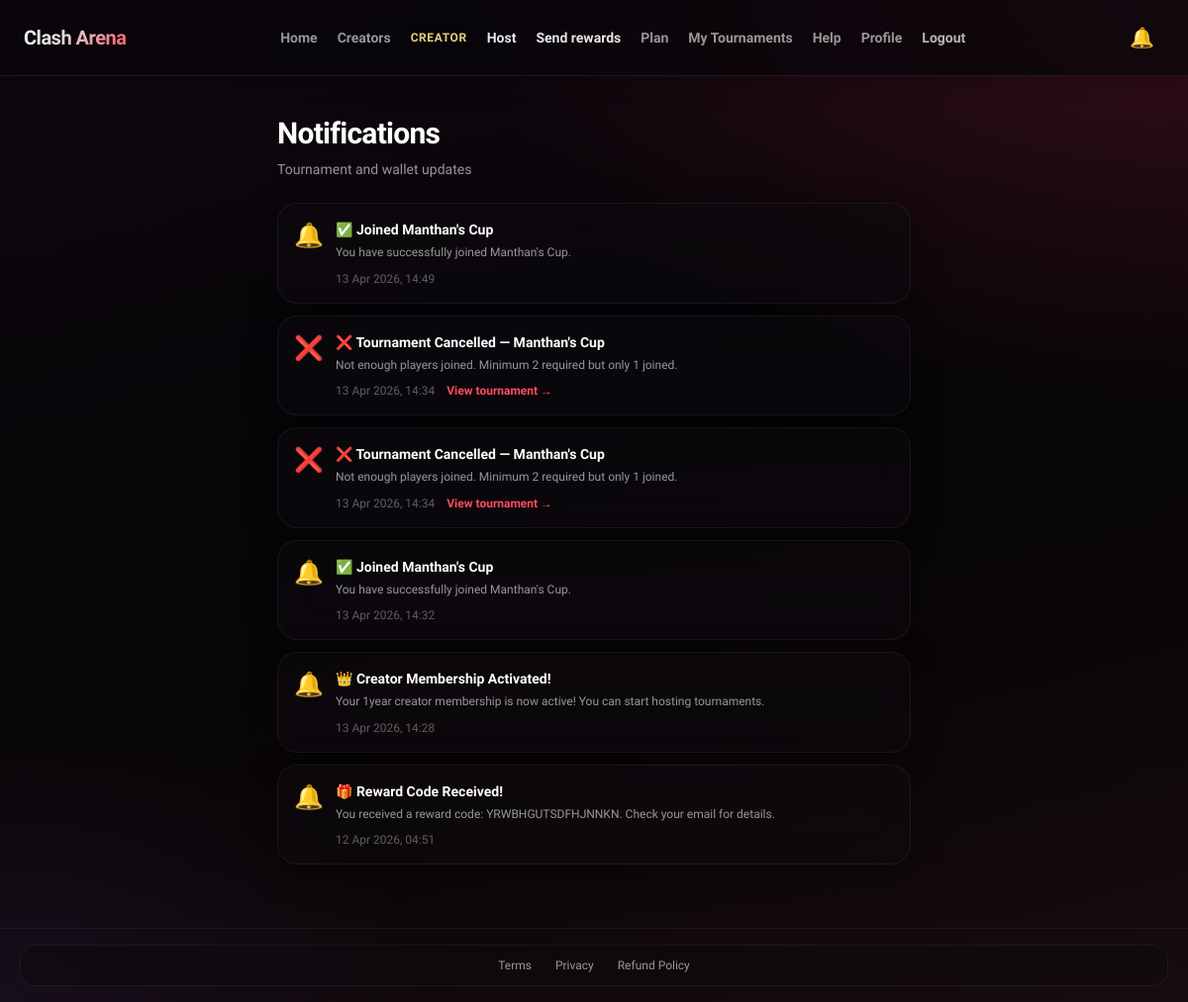
Before: /notifications/ (signed in) with the older database file.
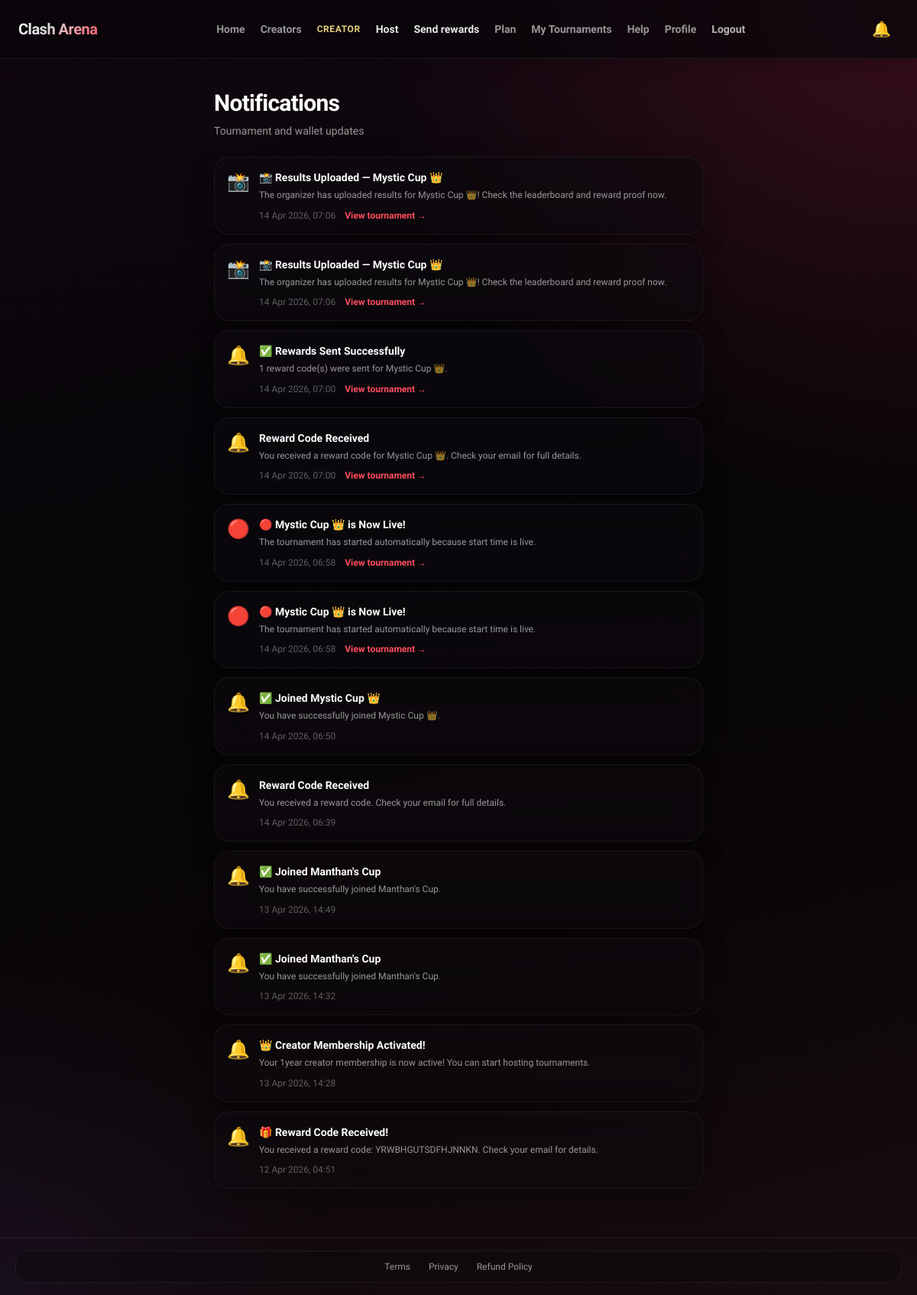
After: the same page with the newer database file.
### core/models.py (models this page shows, shortened)
class Notification(models.Model):
    TYPE_CHOICES = [
        ('tournament_start', 'Tournament Started'),
        ('tournament_end', 'Tournament Ended'),
        ('tournament_cancel', 'Tournament Cancelled'),
        ('result_uploaded', 'Result Uploaded'),
        ('wallet_credit', 'Wallet Credit'),
        ('general', 'General'),
    ]
    user = models.ForeignKey(User, on_delete=models.CASCADE, related_name='notifications')
    notification_type = models.CharField(max_length=30, choices=TYPE_CHOICES, default='general')
    title = models.CharField(max_length=200)
    message = models.TextField()
    tournament = models.ForeignKey(Tournament, on_delete=models.CASCADE, null=True, blank=True)
    is_read = models.BooleanField(default=False)
    created_at = models.DateTimeField(auto_now_add=True)

### core/views.py (the view)
# urls.py: path('notifications/', notifications_view, name='notifications'),
@login_required
def notifications_view(request):
    notifications = Notification.objects.filter(
        user=request.user
    ).order_by('-created_at')[:50]
    Notification.objects.filter(user=request.user, is_read=False).update(is_read=True)
    return render(request, 'notifications.html', {
        'notifications': notifications
    })

### core/context_processors.py (called while the page is built)
def unread_notifications(request):
    if request.user.is_authenticated:
        count = Notification.objects.filter(
            user=request.user, is_read=False
        ).count()
        return {'unread_count': count}
    return {'unread_count': 0}

### templates/notifications.html (shortened to what this page needs)
{% extends "base.html" %}
{% block content %}
<div class="max-w-2xl mx-auto px-3 sm:px-4 py-6 sm:py-10">
    <h1 class="text-2xl sm:text-3xl font-extrabold text-white mb-2 tracking-tight">Notifications</h1>
    <p class="ca-muted text-sm mb-6">Tournament and wallet updates</p>
    <div class="space-y-3">
        {% for n in notifications %}
        <div class="ca-glass p-4 relative overflow-hidden transition border {% if not n.is_read %}border-ca-accent/35 shadow-[0_0_24px_rgba(255,77,94,0.12)]{% else %}border-white/[0.06]{% endif %}">
            <div class="flex items-start gap-3 pr-4">
                <div class="text-2xl flex-shrink-0">
                    {% if n.notification_type == 'tournament_start' %}🔴
                    {% elif n.notification_type == 'tournament_end' %}🏆
                    {% elif n.notification_type == 'tournament_cancel' %}❌
                    {% elif n.notification_type == 'result_uploaded' %}📸
                    {% elif n.notification_type == 'wallet_credit' %}💰
                    {% else %}🔔
                    {% endif %}
                </div>
                <div class="flex-1 min-w-0">
                    <p class="text-white font-bold text-sm">{{ n.title }}</p>
                    <p class="ca-muted text-xs mt-1 leading-relaxed">{{ n.message }}</p>
                    <div class="flex flex-wrap items-center gap-3 mt-2">
                        <p class="text-white/35 text-xs">{{ n.created_at|date:"d M Y, H:i" }}</p>
                        {% if n.tournament %}
                        <a href="/tournament/{{ n.tournament.id }}/"
                           class="text-ca-accent text-xs font-semibold hover:text-white transition">
                            View tournament →
                        </a>
                        {% endif %}
                    </div>
                </div>
            </div>
        </div>
        {% empty %}
        <div class="ca-glass px-5 py-10 text-center">
            <p class="ca-muted text-sm">No notifications yet.</p>
        </div>
        {% endfor %}
    </div>
</div>
{% endblock %}

### templates/base.html (shortened to what this page needs)
<!DOCTYPE html>
<html lang="en">
<head>
    <script src="https://cdn.tailwindcss.com"></script>
</head>
<body class="text-white overflow-x-hidden antialiased">
    <nav class="ca-nav flex flex-wrap justify-between items-center gap-2 px-4 sm:px-6 py-3 sm:py-3.5 relative z-40">
        <a href="/" class="text-lg sm:text-xl font-extrabold ca-logo tracking-tight shrink-0 py-1">Clash Arena</a>
        <div class="hidden md:flex flex-wrap gap-x-5 gap-y-2 text-sm font-semibold items-center">
            <a href="/" class="ca-muted hover:text-white transition">Home</a>
            <a href="/creators/" class="ca-muted hover:text-white transition">Creators</a>
            {% if user.is_authenticated %}
                {% if user.profile.is_admin %}
                    <span class="text-ca-accent font-bold text-xs uppercase tracking-wider">Admin</span>
                    <a href="/create-tournament/" class="text-white/90 hover:text-ca-accent transition">Host</a>
                    <a href="/creator-admin/" class="text-white/90 hover:text-ca-accent transition">Panel</a>
                {% elif user.profile.is_creator %}
                    <span class="text-amber-200/90 font-semibold text-xs uppercase tracking-wider">Creator</span>
                    <a href="/create-tournament/" class="text-white/90 hover:text-ca-accent transition">Host</a>
                    <a href="/creator/rewards/" class="text-white/90 hover:text-ca-accent transition">Send rewards</a>
                    <a href="/subscription/" class="ca-muted hover:text-white transition">Plan</a>
                {% else %}
                    <a href="/subscription/" class="ca-muted hover:text-ca-accent transition">Become Creator</a>
                {% endif %}
                <a href="/my-tournaments/" class="ca-muted hover:text-white transition">My Tournaments</a>
                <a href="/help/" class="ca-muted hover:text-white transition">Help</a>
                <a href="/profile/" class="ca-muted hover:text-white transition">Profile</a>
                <a href="/logout/" class="text-white/70 hover:text-ca-accent transition">Logout</a>
            {% else %}
                <a href="/login/" class="ca-muted hover:text-white transition">Login</a>
                <a href="/register/" class="text-white/90 hover:text-ca-accent transition">Register</a>
            {% endif %}
        </div>
        <div class="flex items-center gap-1 sm:gap-2 shrink-0">
            {% if user.is_authenticated %}
            <a href="/notifications/" class="relative p-2.5 min-w-[2.75rem] min-h-[2.75rem] flex items-center justify-center rounded-full hover:bg-white/5 transition" aria-label="Notifications">
                <span class="text-xl {% if unread_count > 0 %}bell-shake{% endif %}">🔔</span>
            </a>
            {% endif %}
        </div>
    </nav>
    <main class="max-w-7xl mx-auto px-4 sm:px-5 pb-6">
        {% block content %}{% endblock %}
    </main>
    <footer class="max-w-7xl mx-auto px-4 sm:px-5 py-4 border-t border-white/[0.06]">
        <div class="ca-glass-sm px-4 py-3 flex flex-wrap items-center justify-center gap-x-6 gap-y-2 text-xs font-medium ca-muted">
            <a href="/terms/" class="hover:text-white transition">Terms</a>
            <a href="/privacy/" class="hover:text-white transition">Privacy</a>
            <a href="/refund-policy/" class="hover:text-white transition">Refund Policy</a>
        </div>
    </footer>
</body>
</html>

### templates/base.html (style rules this page uses)
:root { --ca-accent: #ff4d5e; --ca-accent-hover: #ff6b7a; --ca-glass: rgba(14, 11, 16, 0.62); --ca-glass-border: rgba(255, 255, 255, 0.08); --ca-text-muted: rgba(255, 255, 255, 0.58); }
html { height: 100%; -webkit-tap-highlight-color: transparent; background-color: #060508; }
html, body { overflow-x: hidden; max-width: 100vw; scrollbar-width: none; -ms-overflow-style: none; }
body { min-height: 100%; height: 100%; font-family: 'Plus Jakarta Sans', system-ui, sans-serif; color: #f4f4f5; background-color: var(--ca-deep, #060508); background-image: radial-gradient(ellipse 120% 80% at 100% 0%, rgba(90, 20, 40, 0.55) 0%, transparent 50%), radial-gradient(ellipse 80% 60% at 0% 100%, rgba(25, 15, 30, 0.9) 0%, transparent 45%), linear-gradient(165deg, #120810 0%, #060508 35%, #0a0608 70%, #180c10 100%); background-attachment: fixed; opacity: 0; transition: opacity 0.12s ease; }
body.page-ready { opacity: 1; }
main { min-height: calc(100dvh - 4.25rem); overflow-x: hidden; }
.ca-nav { background: rgba(8, 6, 10, 0.72); backdrop-filter: blur(20px); -webkit-backdrop-filter: blur(20px); border-bottom: 1px solid var(--ca-glass-border); box-shadow: 0 4px 24px rgba(0, 0, 0, 0.25); }
.ca-logo { background: linear-gradient(135deg, #fff 0%, rgba(255, 255, 255, 0.85) 40%, var(--ca-accent) 100%); -webkit-background-clip: text; background-clip: text; -webkit-text-fill-color: transparent; }
.ca-glass { background: var(--ca-glass); backdrop-filter: blur(20px); -webkit-backdrop-filter: blur(20px); border: 1px solid var(--ca-glass-border); border-radius: 1.25rem; box-shadow: 0 8px 32px rgba(0, 0, 0, 0.35); }
.ca-glass-sm { background: rgba(12, 10, 14, 0.5); backdrop-filter: blur(16px); -webkit-backdrop-filter: blur(16px); border: 1px solid rgba(255, 255, 255, 0.06); border-radius: 1rem; }
.ca-muted { color: var(--ca-text-muted); }

Changed rows visible on the page:
removed Notification: title "❌ Tournament Cancelled — Manthan's Cup", message "Not enough players joined. Minimum 2 required but only 1 joined.", created_at "13 Apr 2026, 14:34"
removed Notification: title "❌ Tournament Cancelled — Manthan's Cup", message "Not enough players joined. Minimum 2 required but only 1 joined.", created_at "13 Apr 2026, 14:34"
added Notification: title "📸 Results Uploaded — Mystic Cup 👑", message "The organizer has uploaded results for Mystic Cup 👑! Check the leaderboard and reward proof now.", created_at "14 Apr 2026, 07:06"
added Notification: title "📸 Results Uploaded — Mystic Cup 👑", message "The organizer has uploaded results for Mystic Cup 👑! Check the leaderboard and reward proof now.", created_at "14 Apr 2026, 07:06"
added Notification: title "✅ Rewards Sent Successfully", message "1 reward code(s) were sent for Mystic Cup 👑.", created_at "14 Apr 2026, 07:00"
added Notification: title "Reward Code Received", message "You received a reward code for Mystic Cup 👑. Check your email for full details.", created_at "14 Apr 2026, 07:00"
added Notification: title "🔴 Mystic Cup 👑 is Now Live!", message "The tournament has started automatically because start time is live.", created_at "14 Apr 2026, 06:58"
added Notification: title "🔴 Mystic Cup 👑 is Now Live!", message "The tournament has started automatically because start time is live.", created_at "14 Apr 2026, 06:58"
added Notification: title "✅ Joined Mystic Cup 👑", message "You have successfully joined Mystic Cup 👑.", created_at "14 Apr 2026, 06:50"
added Notification: title "Reward Code Received", message "You received a reward code. Check your email for full details.", created_at "14 Apr 2026, 06:39"
